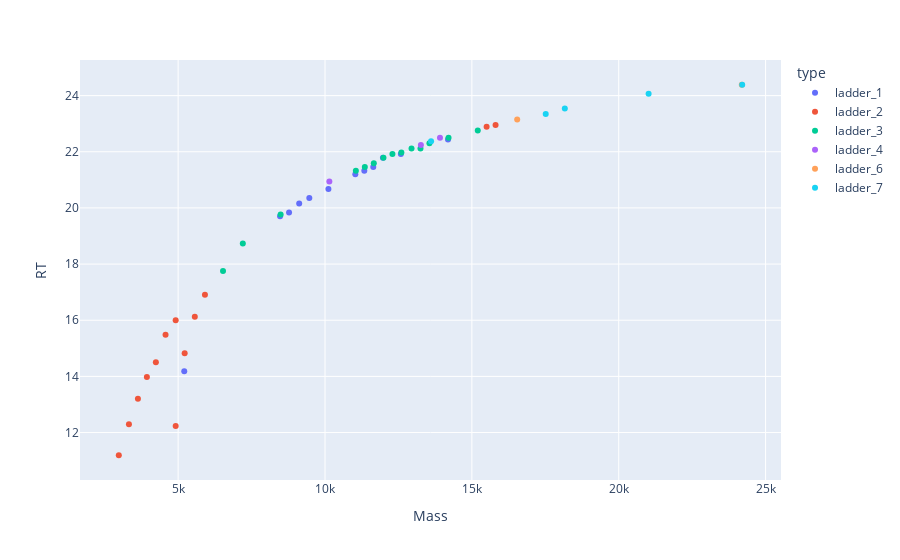

Notebook code for this chart:
### Code cell
plotly_multi_zones(df_matched_5p_list)

### Figure 1 — Plotly figure (JSON) as saved in the notebook; plotly's stock layout.template omitted (floating-point values rounded to 4 significant figures)
{"data": [{"hovertemplate": "type=ladder_1<br>Mass=%{x}<br>RT=%{y}<extra></extra>", "legendgroup": "ladder_1", "marker": {"color": "#636efa", "symbol": "circle"}, "mode": "markers", "name": "ladder_1", "orientation": "v", "showlegend": true, "type": "scatter", "x": [10120.0, 14190.0, 11640.0, 11030.0, 11340.0, 9121.0, 8471.0, 8776.0, 12580.0, 9466.0, 11970.0, 5209.0], "xaxis": "x", "y": [20.68, 22.43, 21.46, 21.2, 21.33, 20.16, 19.7, 19.83, 21.92, 20.36, 21.78, 14.18], "yaxis": "y"}, {"hovertemplate": "type=ladder_2<br>Mass=%{x}<br>RT=%{y}<extra></extra>", "legendgroup": "ladder_2", "marker": {"color": "#EF553B", "symbol": "circle"}, "mode": "markers", "name": "ladder_2", "orientation": "v", "showlegend": true, "type": "scatter", "x": [5223.0, 5568.0, 5913.0, 4242.0, 3936.0, 3631.0, 4917.0, 4572.0, 4917.0, 15500.0, 2980.0, 3325.0, 15810.0], "xaxis": "x", "y": [14.83, 16.13, 16.91, 14.5, 13.98, 13.2, 12.24, 15.48, 16.0, 22.89, 11.19, 12.29, 22.95], "yaxis": "y"}, {"hovertemplate": "type=ladder_3<br>Mass=%{x}<br>RT=%{y}<extra></extra>", "legendgroup": "ladder_3", "marker": {"color": "#00cc96", "symbol": "circle"}, "mode": "markers", "name": "ladder_3", "orientation": "v", "showlegend": true, "type": "scatter", "x": [11660.0, 11050.0, 11360.0, 6529.0, 12300.0, 7203.0, 13560.0, 11990.0, 12600.0, 14210.0, 12950.0, 8489.0, 15200.0, 13250.0], "xaxis": "x", "y": [21.59, 21.33, 21.46, 17.75, 21.92, 18.73, 22.31, 21.78, 21.98, 22.5, 22.12, 19.77, 22.76, 22.12], "yaxis": "y"}, {"hovertemplate": "type=ladder_4<br>Mass=%{x}<br>RT=%{y}<extra></extra>", "legendgroup": "ladder_4", "marker": {"color": "#ab63fa", "symbol": "circle"}, "mode": "markers", "name": "ladder_4", "orientation": "v", "showlegend": true, "type": "scatter", "x": [10150.0, 13910.0, 13260.0], "xaxis": "x", "y": [20.94, 22.5, 22.24], "yaxis": "y"}, {"hovertemplate": "type=ladder_6<br>Mass=%{x}<br>RT=%{y}<extra></extra>", "legendgroup": "ladder_6", "marker": {"color": "#FFA15A", "symbol": "circle"}, "mode": "markers", "name": "ladder_6", "orientation": "v", "showlegend": true, "type": "scatter", "x": [24190.0, 16540.0], "xaxis": "x", "y": [24.39, 23.15], "yaxis": "y"}, {"hovertemplate": "type=ladder_7<br>Mass=%{x}<br>RT=%{y}<extra></extra>", "legendgroup": "ladder_7", "marker": {"color": "#19d3f3", "symbol": "circle"}, "mode": "markers", "name": "ladder_7", "orientation": "v", "showlegend": true, "type": "scatter", "x": [24200.0, 17510.0, 18160.0, 21020.0, 13610.0], "xaxis": "x", "y": [24.39, 23.34, 23.55, 24.07, 22.37], "yaxis": "y"}], "layout": {"legend": {"title": {"text": "type"}, "tracegroupgap": 0}, "margin": {"t": 60}, "xaxis": {"anchor": "y", "domain": [0, 1], "title": {"text": "Mass"}}, "yaxis": {"anchor": "x", "domain": [0, 1], "title": {"text": "RT"}}}}
